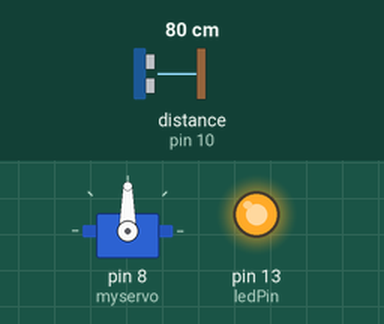
Simulated run of this sketch. Board: Arduino Uno, built with avr-gcc and run on an emulated ATmega328P. Shown: servo, output pins drawn as LEDs (lit = HIGH). Wiring (inferred from the names in the program): ultrasonic range finder: trigger pin 9; echo pin 10. The test bench sets the inputs (shaded band); at power-on: distance to the obstacle (sensor on pin 10) 80 cm. The echo pulse lasts 58.3 µs per cm; pins used as bus, display or sensor lines are not drawn.

Above: at 1.8 s.
1.9 s: distance to the obstacle (sensor on pin 10) set to 22 cm
3.4 s: distance to the obstacle (sensor on pin 10) set to 19 cm
At 5.2 s:
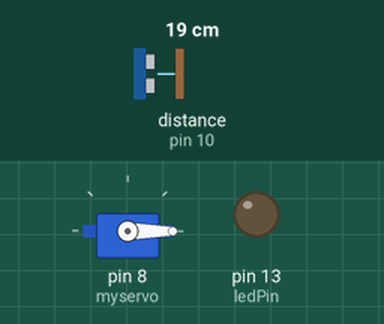
5.5 s: distance to the obstacle (sensor on pin 10) set to 35 cm
At 7.0 s:
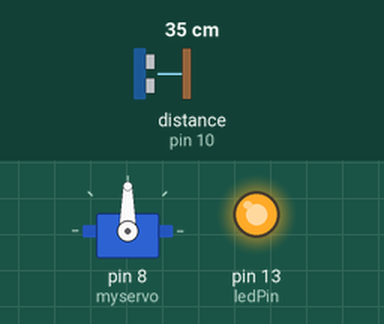
7.5 s: distance to the obstacle (sensor on pin 10) set to 2 cm
At 8.6 s:
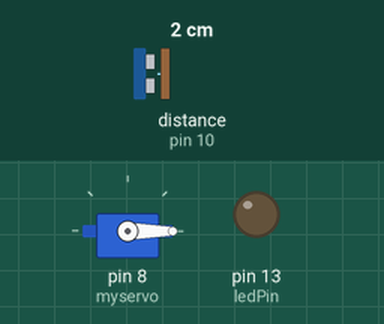
Timing chart, 0 to 10.5 s (numbered marks = the images above; inputs shaded):
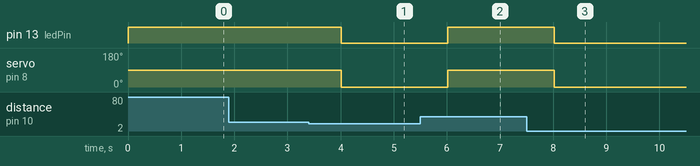

The sketch:

funky_robo1.ino
```cpp
#include <Servo.h>

const int trigPin = 9;   // Trigger pin of the ultrasonic sensor
const int echoPin = 10;  // Echo pin of the ultrasonic sensor
const int ledPin = 13;   // LED pin

Servo myservo;            // Create a servo object
int servoPosition = 90;   // Initial servo position (centered)

void setup() {
  myservo.attach(8);     // Attaches the servo on pin 8
  pinMode(trigPin, OUTPUT);
  pinMode(echoPin, INPUT);
  pinMode(ledPin, OUTPUT);
  Serial.begin(9600);
}

void loop() {
  long duration, distance;

  // Trigger the ultrasonic sensor
  digitalWrite(trigPin, LOW);
  delayMicroseconds(2);
  digitalWrite(trigPin, HIGH);
  delayMicroseconds(10);
  digitalWrite(trigPin, LOW);

  // Read the echo pulse duration
  duration = pulseIn(echoPin, HIGH);

  // Calculate the distance in centimeters
  distance = (duration / 2) / 29.1;

  // Check if an object is in the detection range
  if (distance < 20) {  // Adjust the threshold as needed
    // Object detected, turn the servo 90 degrees
    myservo.write(0);  // Change 0 to 90 if you want it to turn right
    digitalWrite(ledPin, LOW); // Turn off the LED
  } else {
    // No object detected, display a red LED
    myservo.write(90);  // Reset the servo to its initial position
    digitalWrite(ledPin, HIGH); // Turn on the LED
  }

  delay(1000);  // Delay to prevent rapid servo movement and LED flashing
}
```

Measured:
- the behaviour switches between 21 and 20 cm on distance to the obstacle (sensor on pin 10) (found by bisection; images 0 and 1)
- after the input at 1.9 s, every drawn part: stays the same
- after the input at 3.4 s, pin 13 (ledPin): HIGH → LOW after 0.62 s; servo on pin 8 (myservo): 90° → 0° after 0.62 s
- after the input at 5.5 s, pin 13 (ledPin): LOW → HIGH after 0.52 s; servo on pin 8 (myservo): 0° → 90° after 0.52 s
- after the input at 7.5 s, pin 13 (ledPin): HIGH → LOW after 0.52 s; servo on pin 8 (myservo): 90° → 0° after 0.52 s
